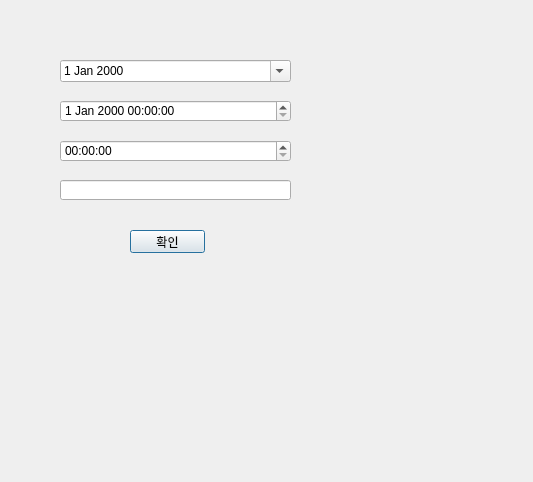
<?xml version="1.0" encoding="UTF-8"?>
<ui version="4.0">
 <class>Dialog</class>
 <widget class="QDialog" name="Dialog">
  <property name="geometry">
   <rect>
    <x>0</x>
    <y>0</y>
    <width>533</width>
    <height>482</height>
   </rect>
  </property>
  <property name="windowTitle">
   <string>Dialog</string>
  </property>
  <widget class="QDateEdit" name="dateEdit">
   <property name="geometry">
    <rect>
     <x>60</x>
     <y>60</y>
     <width>231</width>
     <height>22</height>
    </rect>
   </property>
   <property name="calendarPopup">
    <bool>true</bool>
   </property>
  </widget>
  <widget class="QDateTimeEdit" name="dateTimeEdit">
   <property name="geometry">
    <rect>
     <x>60</x>
     <y>100</y>
     <width>231</width>
     <height>22</height>
    </rect>
   </property>
  </widget>
  <widget class="QTimeEdit" name="timeEdit">
   <property name="geometry">
    <rect>
     <x>60</x>
     <y>140</y>
     <width>231</width>
     <height>22</height>
    </rect>
   </property>
  </widget>
  <widget class="QLineEdit" name="lineEdit">
   <property name="geometry">
    <rect>
     <x>60</x>
     <y>180</y>
     <width>231</width>
     <height>20</height>
    </rect>
   </property>
  </widget>
  <widget class="QPushButton" name="pushButton">
   <property name="geometry">
    <rect>
     <x>130</x>
     <y>230</y>
     <width>75</width>
     <height>23</height>
    </rect>
   </property>
   <property name="text">
    <string>확인</string>
   </property>
  </widget>
 </widget>
 <resources/>
 <connections/>
</ui>
